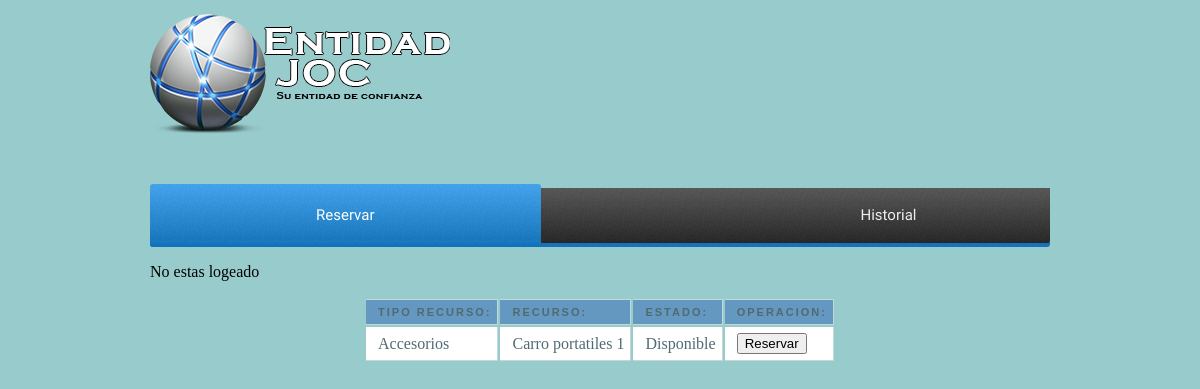
The app's page /paginausuario_reservar2.php?idresource=11, older data.
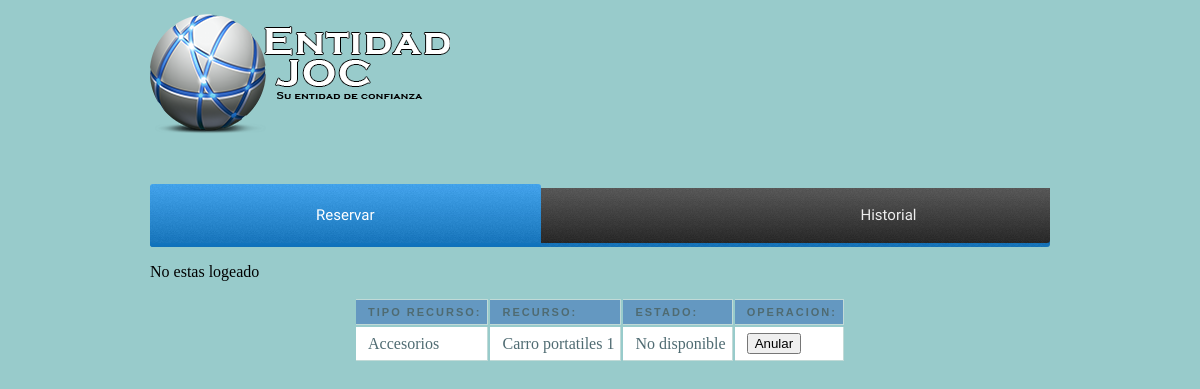
The same page, newer data.
### tables this page shows
CREATE TABLE IF NOT EXISTS `resources` (
  `idResource` int(255) NOT NULL,
  `nomR` varchar(50) NOT NULL,
  `idEstado` int(11) NOT NULL,
  `idRType` int(11) NOT NULL
);

CREATE TABLE IF NOT EXISTS `estadoinfo` (
  `idEstado` int(255) NOT NULL,
  `nomEstado` varchar(20) NOT NULL
);

CREATE TABLE IF NOT EXISTS `resourcestype` (
  `idRType` int(255) NOT NULL,
  `tipo` varchar(20) NOT NULL
);

### pagina_reserva.php (the view, shortened to what this page needs)
<link rel="stylesheet" href="css/tablareservas.css">
<!DOCTYPE html>
<html>
	<head>
	</head>
	<body>
		<?php
			if(!empty($_SESSION['usuario'])) {
				$user=$_SESSION['idUser'];
			} elseif(!empty($_SESSION['admin'])) {
				$user=$_SESSION['idUser'];
			} else {
				?>
				<p>No estas logeado</p>
				<?php
			}
				if(isset($_SESSION['resRecurso'])){
					$hoy = date("Y-m-d H:i:s");
					$conn=mysqli_connect('localhost','root','','bd_intranet');
					$sql="UPDATE resources SET idEstado = 2 WHERE resources.idResource = $_SESSION[resRecurso]";
					$sql_i="INSERT INTO registers (idRegister, data_ini, data_fin, idResource, idUser) VALUES (NULL, '$hoy', NULL, '$_SESSION[resRecurso]', '$user')";
					echo $sql_i;
					$datos=mysqli_query($conn,$sql);
					$datos2=mysqli_query($conn,$sql_i);
					unset($_SESSION['resRecurso']);
					echo '<script language="javascript">
						document.location=("paginausuario_reservar.php");
						alert("Tu reserva se ha confirmado");
						</script>';
				}else{
		?>
			<form name="confirmacion_reservas" action="paginausuario_reservar2.php" method="GET">
				<center><table class="mytable">
					<tr>
						<th>Tipo Recurso:</th>
					    <th>Recurso:</th>
					    <th>Estado:</th>
					    <th>Operacion:</th>
					</tr>
					<?php
						if (!isset($_REQUEST['idresource'])){
							echo "<td>Por favor, vuelve atras, ha sucedido un error.</td>";
							echo "<td>Por favor, vuelve atras, ha sucedido un error.</td>";
							echo "<td>Por favor, vuelve atras, ha sucedido un error.</td>";
							echo "<td>Por favor, vuelve atras, ha sucedido un error.</td>";
							echo "</tr></table><br><br>";
							echo "<a href=paginausuario_reservar.php>Volver</a>";
						}else{
							$id = $_REQUEST['idresource'];
							$conn=mysqli_connect('localhost','root','','bd_intranet');
							$sql="SELECT resources.*, resourcestype.*, estadoinfo.* FROM ((resourcestype INNER JOIN resources ON resourcestype.idRType=resources.idRType) INNER JOIN estadoinfo ON resources.idEstado=estadoinfo.idEstado) WHERE resources.idResource=".$id;
							$datos=mysqli_query($conn,$sql);
							while($valor=mysqli_fetch_array($datos)){
							    echo "<tr>";
								    echo "<td>".$valor['tipo']."</td>";
								    echo "<td>".$valor['nomR']."</td>";
								    echo "<td>".$valor['nomEstado']."</td>";
								if ($valor['nomEstado']=="Disponible"){
							    	echo "<td><input type='submit' value='Reservar' name='reservar'></td>";
							    } else {
							    	echo "<td><input type='submit' value='Anular' name='anular'></td>";
						    	}
						    echo "</tr>";
							}
						}
					?>
				</table>
			</form>
		<?php
			}
		?>
	</body>
</html>

Row changes from the older to the newer data that the page shows:
changed resources "Carro portatiles 1": idEstado.nomEstado "Disponible" → "No disponible"; anular (not shown) → "Anular"; reservar "Reservar" → (not shown)
